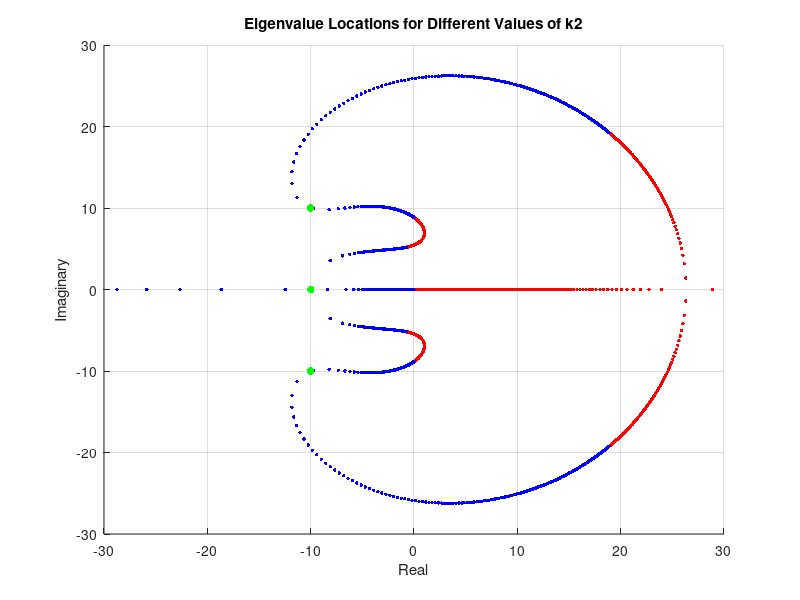

Here is the MATLAB script that generated this plot:
% Constants
g = 9.81;   % m/s^2
L = 0.125;  % distance from pendulum's centre of mass to pivot in m
a = 0.016;  % radius of pulley in m
m = 0.32;   % mass of pendulum in kg
M = 0.7;    % mass of carriage in kg
I = 8e-5;   % moment of inertia on motor shaft in kg m^2
km = 0.08;  % torque motor constant in Nm/A
ka = -0.50; % amplifier constant in A/V
gamma = M/m + I/(m*a^2);

% State-space matrices
omega_1 = sqrt(g/L);
omega_0 = omega_1 * sqrt(1 + 1/gamma);

Ac = [0, 1, 0, 0;
      0, 0, omega_1^2 - omega_0^2, 0;
      0, 0, 0, 1;
      0, 0, -omega_0^2, 0];

B = [0; 1; 0; 1];

Sc = diag([-1/12.5, -1/2.23, L/3.18, L/0.64]);

opamp_c = diag([-20, -30, 20, -10]);  % for crane controller

Cc = -(ka*km/(m*a*gamma)) * (Sc \ opamp_c);

% Create state-space model
sys = ss(Ac, B, Cc, 0);

% Define gain range for k2
k2_range = [-logspace(5, -3, 1000), logspace(-3, 5, 1000)];  % Adjust the range and number of gains as needed

% Set fixed values for k1, k3, and k4

alpha = 10; beta = 10; omega = 10;
om12 = omega_1^2; om02 = omega_0^2;
k1 = 2*omega^2*alpha*beta/om12;
k2 = (2*omega^2*(alpha+beta)+2*omega*alpha*beta)/om12;
k3 = 2*omega^2+2*omega*(alpha+beta)+alpha*beta-om02-k1;
k4 = 2*omega+alpha+beta-k2;

K = [k1, k2, k3, k4] / Cc;
k1 = K(1); k2 = K(2); k3 = K(3); k4 = K(4);


figure;
hold on;
for k2_iter = k2_range
    K_p = [k1, k2_iter, k3, k4];
    eig_values_p = eig(Ac - B * K_p * Cc);
    if k2_iter > 0
        plot(real(eig_values_p), imag(eig_values_p), 'b.', 'MarkerSize', 8);
    else
        plot(real(eig_values_p), imag(eig_values_p), 'r.', 'MarkerSize', 8);
    end
end

K_p = [k1, k2, k3, k4];
eig_values_p = eig(Ac - B * K_p * Cc);
plot(real(eig_values_p), imag(eig_values_p), 'g.', 'MarkerSize', 16);

xlabel('Real');
ylabel('Imaginary');
xlim([-30,30]);
ylim([-30,30])
title('Eigenvalue Locations for Different Values of k2');
grid on;
